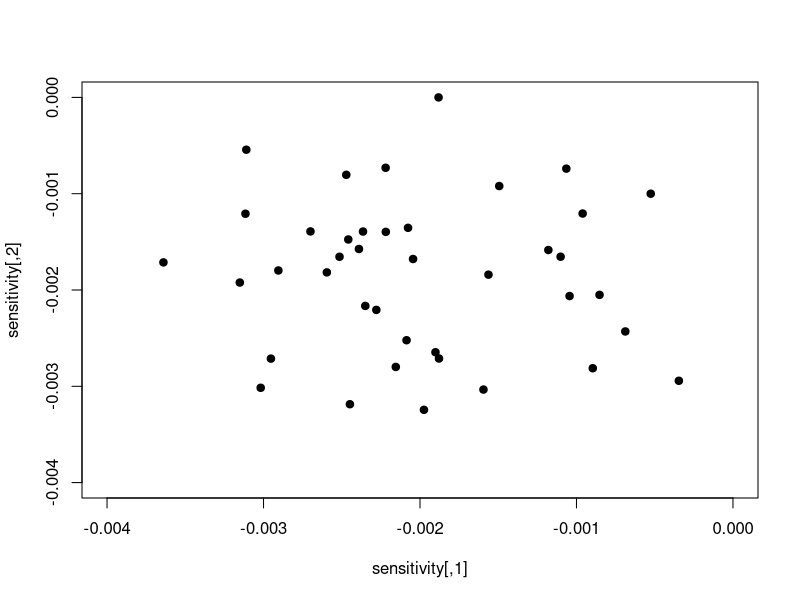
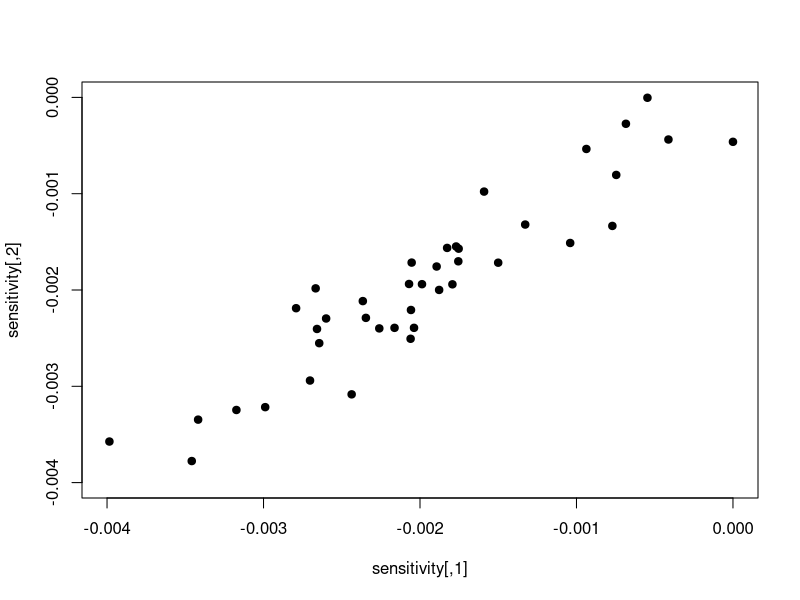
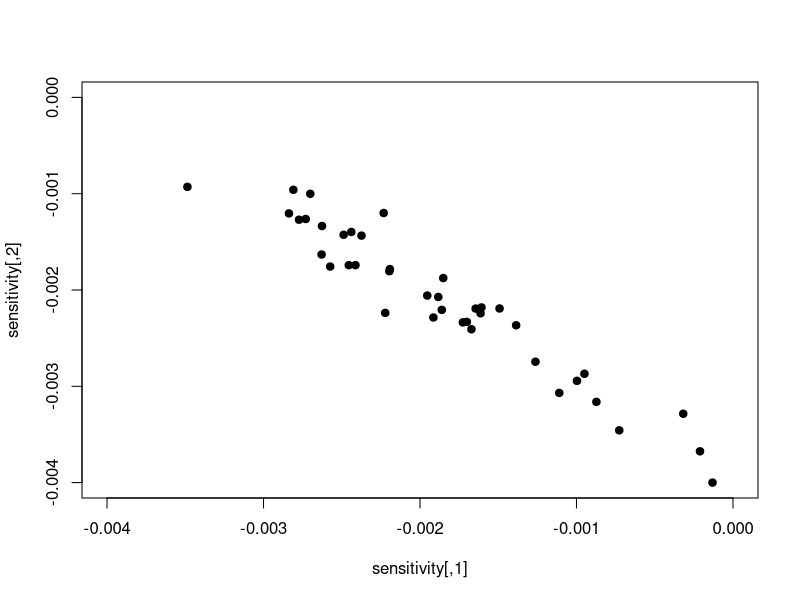

These figures' R source, in order: (Note: a time limit stopped this script after it produced the figures.)
require(vegan)
require(MASS)

species<-40
nStressors<-2
reps<-100
co_toleranceV<-c("Random","Positive","Negative")
Com_types<-c("No interactions","Competitive","Mixed","Foodweb")

#environmental change####
stress_increase<-8000
stress<-10
stressV<-seq(0,stress,length=stress*stress_increase)
Tmax<-length(stressV)

samp_stress<-seq(1,Tmax,length=100)

#data storage####
Co_tolerance_df<-data.frame(SR=NA,Biomass=NA,Bray.Curtis=NA,Stress=stressV[samp_stress], Reps=rep(1:reps,each=length(samp_stress)),Co_tolerance=rep(co_toleranceV,each=length(samp_stress)*reps),Com=rep(factor(Com_types[1:2],ordered = T,levels = Com_types[1:2]),each=length(samp_stress)*reps*length(co_toleranceV)))

for(r in 1:reps){
print(paste("Rep",r))
#make communities####
BB<-array(0,dim=c(species, species, length(Com_types)),dimnames=list(1:species,1:species,Com_types))

#no interactions
diag(BB[,,"No interactions"])<--.2

#competition
b11=-.15
BB[,,"Competitive"]=b11*matrix(runif(species*species),species,species)
diag(BB[,,"Competitive"])<--.2

#mixed
hold<-matrix(-1,species,species)
int.n<-sum(hold[upper.tri(hold)])*-1
hold[upper.tri(hold)][sample(int.n, replace=F)<=(0.35*int.n)]<-0.5
hold[lower.tri(hold)][t(hold)[lower.tri(hold)]>0][sample(0.35*int.n, replace=F)<(0.10*int.n)]<-0.5
BB[,,"Mixed"]<-hold*-BB[,,"Competitive"]

#no foodweb at the moment

#weight by species number
weight=1/(species*4)
BB<-BB*weight

#starting abundances
X<-array(rep(round(rnorm(n = species,mean = 5,sd = 2)),each=Tmax),dim=c(Tmax,species,nStressors+1,length(Com_types)))
X[X<=0]<-1

for(ct in 1:3){
#environmental response####
#start with sensitivity to stress
sensitivity_scaler<-0.004
if(ct==1){
  sensitivity<-mvrnorm(n=species,c(0,0),Sigma = matrix(0,2,2)+diag(2)*0.05)
} else {
  sensitivity<-mvrnorm(n=species,c(0,0),Sigma = matrix(0.9,2,2)+diag(2)*0.05)
}
if(ct==3){
  sensitivity[,2]<-sensitivity[,2]*-1
}
sensitivity<-(0.5+sensitivity/max(abs(sensitivity))/2)*-sensitivity_scaler
plot(sensitivity, pch=19, ylim=c(-sensitivity_scaler,0),xlim=c(-sensitivity_scaler,0))

#model####
for(com in 1:2){
  #intrinsic rate of increase
  C<-0.125
  C=-BB[,,com]%*%X[1,,1,com]
  for(l in 1:(Tmax-1)){
    Env_resp<-sensitivity[,1]*stressV[l]+sensitivity[,2]*stressV[l]
    X[l+1,,1,com]<-X[l,,1,com]*exp(C+BB[,,com]%*%X[l,,1,com]+Env_resp)
    X[l+1,,1,com][(X[l+1,,1,com]<0.01)]<-0
    
    Env_resp1<-sensitivity[,1]*stressV[l]
    X[l+1,,2,com]<-X[l,,2,com]*exp(C+BB[,,com]%*%X[l,,2,com]+Env_resp1)
    X[l+1,,2,com][(X[l+1,,2,com]<0.01)]<-0
    
    Env_resp2<-sensitivity[,2]*stressV[l]
    X[l+1,,3,com]<-X[l,,3,com]*exp(C+BB[,,com]%*%X[l,,3,com]+Env_resp2)
    X[l+1,,3,com][(X[l+1,,3,com]<0.01)]<-0
  }
#species richness
srA<-(species-specnumber(X[samp_stress,,2,com]))/species
srB<-(species-specnumber(X[samp_stress,,3,com]))/species
srAB<-(species-specnumber(X[samp_stress,,1,com]))/species

#biomass
bA<-(sum(X[1,,2,com])-rowSums(X[samp_stress,,2,com]))/sum(X[1,,2,com])
bB<-(sum(X[1,,3,com])-rowSums(X[samp_stress,,3,com]))/sum(X[1,,3,com])
bAB<-(sum(X[1,,1,com])-rowSums(X[samp_stress,,1,com]))/sum(X[1,,1,com])

#Bray-Curtis dissimilarity
bcAB<-c(0,vegdist(X[seq(1,Tmax,length=100),,1,com])[1:99])
bcA<-c(0,vegdist(X[seq(1,Tmax,length=100),,2,com])[1:99])
bcB<-c(0,vegdist(X[seq(1,Tmax,length=100),,3,com])[1:99])

Co_tolerance_df$SR[Co_tolerance_df$Reps==r & Co_tolerance_df$Co_tolerance==co_toleranceV[ct] & Co_tolerance_df$Com == Com_types[com]]<-srAB-(srA+(1-srA)*srB)
Co_tolerance_df$Biomass[Co_tolerance_df$Reps==r & Co_tolerance_df$Co_tolerance==co_toleranceV[ct] & Co_tolerance_df$Com == Com_types[com]]<-bAB-(bA+(1-bA)*bB)
Co_tolerance_df$Bray.Curtis[Co_tolerance_df$Reps==r & Co_tolerance_df$Co_tolerance==co_toleranceV[ct] & Co_tolerance_df$Com == Com_types[com]]<-bcAB-(bcA+(1-bcA)*bcB)
}}}

require(ggplot2)
require(dplyr)


pdf("Species richness change vs. predicted.pdf",width = 11,height = 8.5)
ggplot(summarise(group_by(Co_tolerance_df,Stress,Co_tolerance,Com),Mean=mean(SR),SD=sd(SR)),aes(x=Stress,y=Mean, group=Co_tolerance, color=Co_tolerance))+
  geom_line(size=2)+
  geom_errorbar(aes(ymin=Mean-SD,ymax=Mean+SD),width=0.1)+
  facet_grid(.~Com)+
  theme_bw(base_size = 15)+
  theme(panel.grid.major = element_blank(), panel.grid.minor = element_blank())+
  geom_abline(intercept=0,slope=0, linetype=2)+
  ylab("Species richness change vs. predicted")
dev.off()

pdf("Biomass change vs. predicted.pdf",width = 11,height = 8.5)
ggplot(summarise(group_by(Co_tolerance_df,Stress,Co_tolerance,Com),Mean=mean(Biomass),SD=sd(Biomass)),aes(x=Stress,y=Mean, group=Co_tolerance, color=Co_tolerance))+
  geom_line(size=2)+
  geom_errorbar(aes(ymin=Mean-SD,ymax=Mean+SD),width=0.1)+
  facet_grid(.~Com)+
  theme_bw(base_size = 15)+
  theme(panel.grid.major = element_blank(), panel.grid.minor = element_blank())+
  geom_abline(intercept=0,slope=0, linetype=2)+
  ylab("Biomass change vs. predicted")
dev.off()

pdf("Compositional change vs. predicted.pdf",width = 11,height = 8.5)
ggplot(summarise(group_by(Co_tolerance_df,Stress,Co_tolerance,Com),Mean=mean(Bray.Curtis),SD=sd(Bray.Curtis)),aes(x=Stress,y=Mean, group=Co_tolerance, color=Co_tolerance))+
  geom_line(size=2)+
  geom_errorbar(aes(ymin=Mean-SD,ymax=Mean+SD),width=0.1)+
  facet_grid(.~Com)+
  theme_bw(base_size = 15)+
  theme(panel.grid.major = element_blank(), panel.grid.minor = element_blank())+
  geom_abline(intercept=0,slope=0, linetype=2)+
  ylab("Compositional change vs. predicted")
dev.off()  
